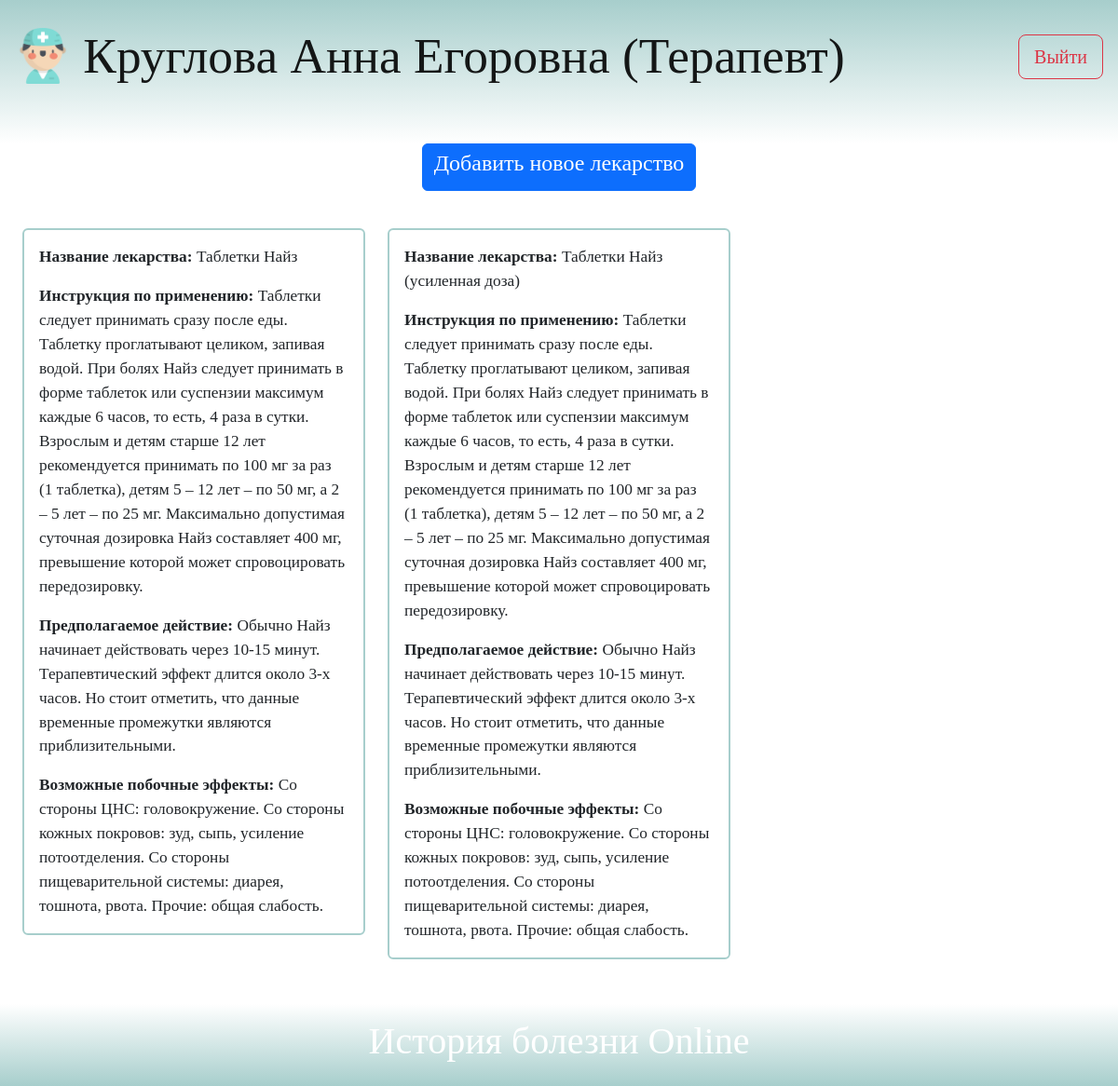
The app's page /medical_cooperative/medicines/ with its own data.
### medical_cooperative/models.py (models this page shows)
class Doctors(models.Model):
    name = models.CharField(max_length=50)
    specialization = models.CharField(max_length=50)

class db_medicines(models.Model):
    name = models.CharField(max_length=50)
    instructions = models.CharField(max_length=1000)
    intended_action = models.CharField(max_length=500)
    side_effects = models.CharField(max_length=500)
    disease = models.CharField(max_length=100)

### medical_cooperative/views.py (the view, shortened to what this page needs)
# urls.py: path('medicines/', views.medicines, name='medicines'),
def medicines(request):
    acc = Doctors.objects.get(pk=1)
    info = db_medicines.objects.all()
    return render(request, 'medicines.html', {'info': info, 'acc': acc})

### medical_cooperative/templates/medicines.html (shortened to what this page needs)
<!DOCTYPE html>
<html lang="ru">
<head>
    <link href="https://cdn.jsdelivr.net/npm/bootstrap@5.2.1/dist/css/bootstrap.min.css" rel="stylesheet">
</head>
<body>
    {% load static %}
    {% block content %}
    <nav class="navbar p-3 pb-5">
        <div class="navbar-brand">
            <a href="/medical_cooperative/home"><img src="{% static 'images/icon.png' %}" alt="" width="60" height="60" class="d-inline-block align-text-top"></a>
            {{ acc.name }} ({{ acc.specialization }})
        </div>
        <button type="button" class="btn btn-outline-danger btn-lg float-end">Выйти</button>
    </nav>
    <p class="text-center">
        <button class="btn btn-primary " type="button" data-bs-toggle="collapse" data-bs-target="#collapseExample" aria-expanded="false" aria-controls="collapseExample">
            <h4>Добавить новое лекарство</h4>
            </button>
    </p>
    <div class="content p-2">
        <div class="row pb-4 p-3">
            {% for i in info %}
            <div class="col-sm-4 pb-3">
                <div class="card">
                    <div class="card-body">
                        <p class="card-text"><b>Название лекарства:</b> {{ i.name }} </p>
                        <p class="card-text"><b>Инструкция по применению:</b> {{ i.instructions }} </p>
                        <p class="card-text"><b>Предполагаемое действие:</b> {{ i.intended_action }} </p>
                        <p class="card-text"><b>Возможные побочные эффекты:</b> {{ i.side_effects }} </p>
                    </div>
                </div>
            </div>
            {% endfor %}
        </div>
    </div>
    <nav class="navbar-b p-3 pt-6 d-flex align-items-center justify-content-center">
        <div><h1>История болезни Online</h1></div>
    </nav>
    {% endblock %}
</body>
</html>

### medical_cooperative/templates/medicines.html (style rules this page uses)
body { font-family: 'Century Gothic'; }
.navbar-brand { font-size: 40pt; }
.navbar { background: linear-gradient(180deg, #A7CECC, #FFFFFF); }
.navbar-b { background: linear-gradient(360deg, #A7CECC, #FFFFFF); font-size: 40pt; color: #FFFFFF; }
.card { border-color: #A7CECC; border-width: 2pt; font-size: 13pt }

### records on screen
Doctors: name "Круглова Анна Егоровна", specialization "Терапевт"
db_medicines: name "Таблетки Найз", instructions "Таблетки следует принимать сразу после еды. Таблетку проглатывают целиком, запивая водой. При болях Найз следует принимать в форме таблеток или суспензии максимум каждые 6 часов, то есть, 4 раза в сутки. Взрослым и детям старше 12 лет рекомендуется принимать по 100 мг за раз (1 таблетка), детям 5 – 12 лет – по 50 мг, а 2 – 5 лет – по 25 мг. Максимально допустимая суточная дозировка Найз составляет 400 мг, превышение которой может спровоцировать передозировку.", intended_action "Обычно Найз начинает действовать через 10-15 минут. Терапевтический эффект длится около 3-х часов. Но стоит отметить, что данные временные промежутки являются приблизительными.", side_effects "Со стороны ЦНС: головокружение. Со стороны кожных покровов: зуд, сыпь, усиление потоотделения. Со стороны пищеварительной системы: диарея, тошнота, рвота. Прочие: общая слабость."
db_medicines: name "Таблетки Найз (усиленная доза)", instructions "Таблетки следует принимать сразу после еды. Таблетку проглатывают целиком, запивая водой. При болях Найз следует принимать в форме таблеток или суспензии максимум каждые 6 часов, то есть, 4 раза в сутки. Взрослым и детям старше 12 лет рекомендуется принимать по 100 мг за раз (1 таблетка), детям 5 – 12 лет – по 50 мг, а 2 – 5 лет – по 25 мг. Максимально допустимая суточная дозировка Найз составляет 400 мг, превышение которой может спровоцировать передозировку.", intended_action "Обычно Найз начинает действовать через 10-15 минут. Терапевтический эффект длится около 3-х часов. Но стоит отметить, что данные временные промежутки являются приблизительными.", side_effects "Со стороны ЦНС: головокружение. Со стороны кожных покровов: зуд, сыпь, усиление потоотделения. Со стороны пищеварительной системы: диарея, тошнота, рвота. Прочие: общая слабость."
